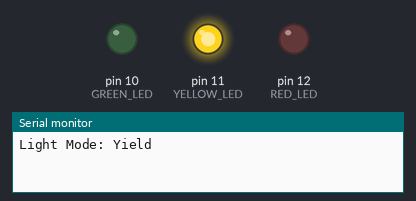
The sketch below on a simulated Arduino Uno, built with avr-gcc and run on an emulated ATmega328P. Parts: output pins drawn as LEDs (lit = HIGH), the last lines printed to the serial monitor.

Above: at 0.5 s.
At 2.0 s:
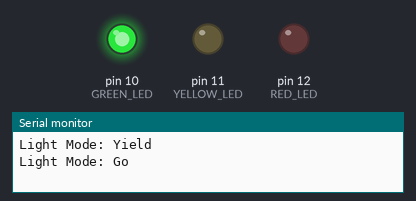
At 4.0 s:
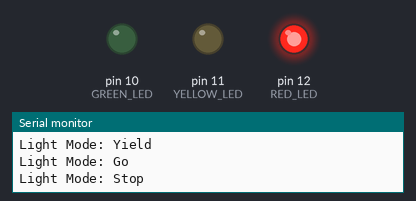
Timing chart, 0 to 6.5 s (numbered marks = the images above):
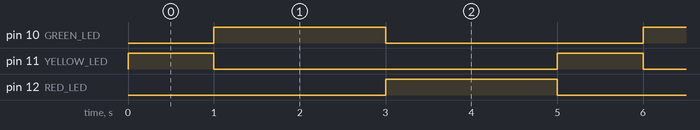

Measured:
- by itself, pin 10 (GREEN_LED), pin 12 (RED_LED): alternates HIGH for 2.0 s and LOW for 3.0 s
- by itself, pin 11 (YELLOW_LED): alternates HIGH for 1.0 s and LOW for 4.0 s
- by itself, everything shown: repeats every 5.0 s, in 3 steps

The sketch:

traffic_light.ino
```cpp
// Project 2, Part 1: LED Traffic Light. This project was to make 3 LEDs flash in a stoplight pattern

// Group Members: Josh Wild, Dayne Newman
// Group Number: 14 (not sure this is what the bottom of the breadboard said)
// Date: 2/11/2025
// Code written by: Both team members

int RED_LED = 12;     // Pin number for red LED
int YELLOW_LED = 11;  // Pin number for yellow LED
int GREEN_LED = 10;   // Pin number for green LED

/* The purpose of this function is to set the LEDs to yield mode. This simply turns on the yellow LED,
turns the other 2 LEDs off, and outputs to the serial console "Light mode: Yield".
This function has no parameters and nothing is returned */
void yield_mode() {
  Serial.print("Light Mode: Yield\n");
  digitalWrite(RED_LED, LOW);
  digitalWrite(GREEN_LED, LOW);
  digitalWrite(YELLOW_LED, HIGH);
}

/* The purpose of this function is to set the LEDs to go mode. This turns on the green LED,
turns the other 2 LEDs off, and outputs to the serial console "Light mode: Go".
This function has no parameters and nothing is returned */
void go_mode() {
  Serial.print("Light Mode: Go\n");
  digitalWrite(RED_LED, LOW);
  digitalWrite(YELLOW_LED, LOW);
  digitalWrite(GREEN_LED, HIGH);
}

/* The purpose of this function is to set the LEDs to stop mode. This turns on the red LED,
turns the other 2 LEDs off, and outputs to the serial console "Light mode: Stop".
This function has no parameters and nothing is returned */
void stop_mode() {
  Serial.print("Light Mode: Stop\n");
  digitalWrite(YELLOW_LED, LOW);
  digitalWrite(GREEN_LED, LOW);
  digitalWrite(RED_LED, HIGH);
}

void setup() {
  // Initializes the LED pins to output mode and sets the serial baud rate to 9600
  pinMode(RED_LED, OUTPUT);
  pinMode(YELLOW_LED, OUTPUT);
  pinMode(GREEN_LED, OUTPUT);
  Serial.begin(9600);
}

void loop() {
  // Alternates between yield, go, and stop mode with a delay of 1 second in between
  yield_mode();
  delay(1000);
  go_mode();
  delay(2000);
  stop_mode();
  delay(2000);
}
```
